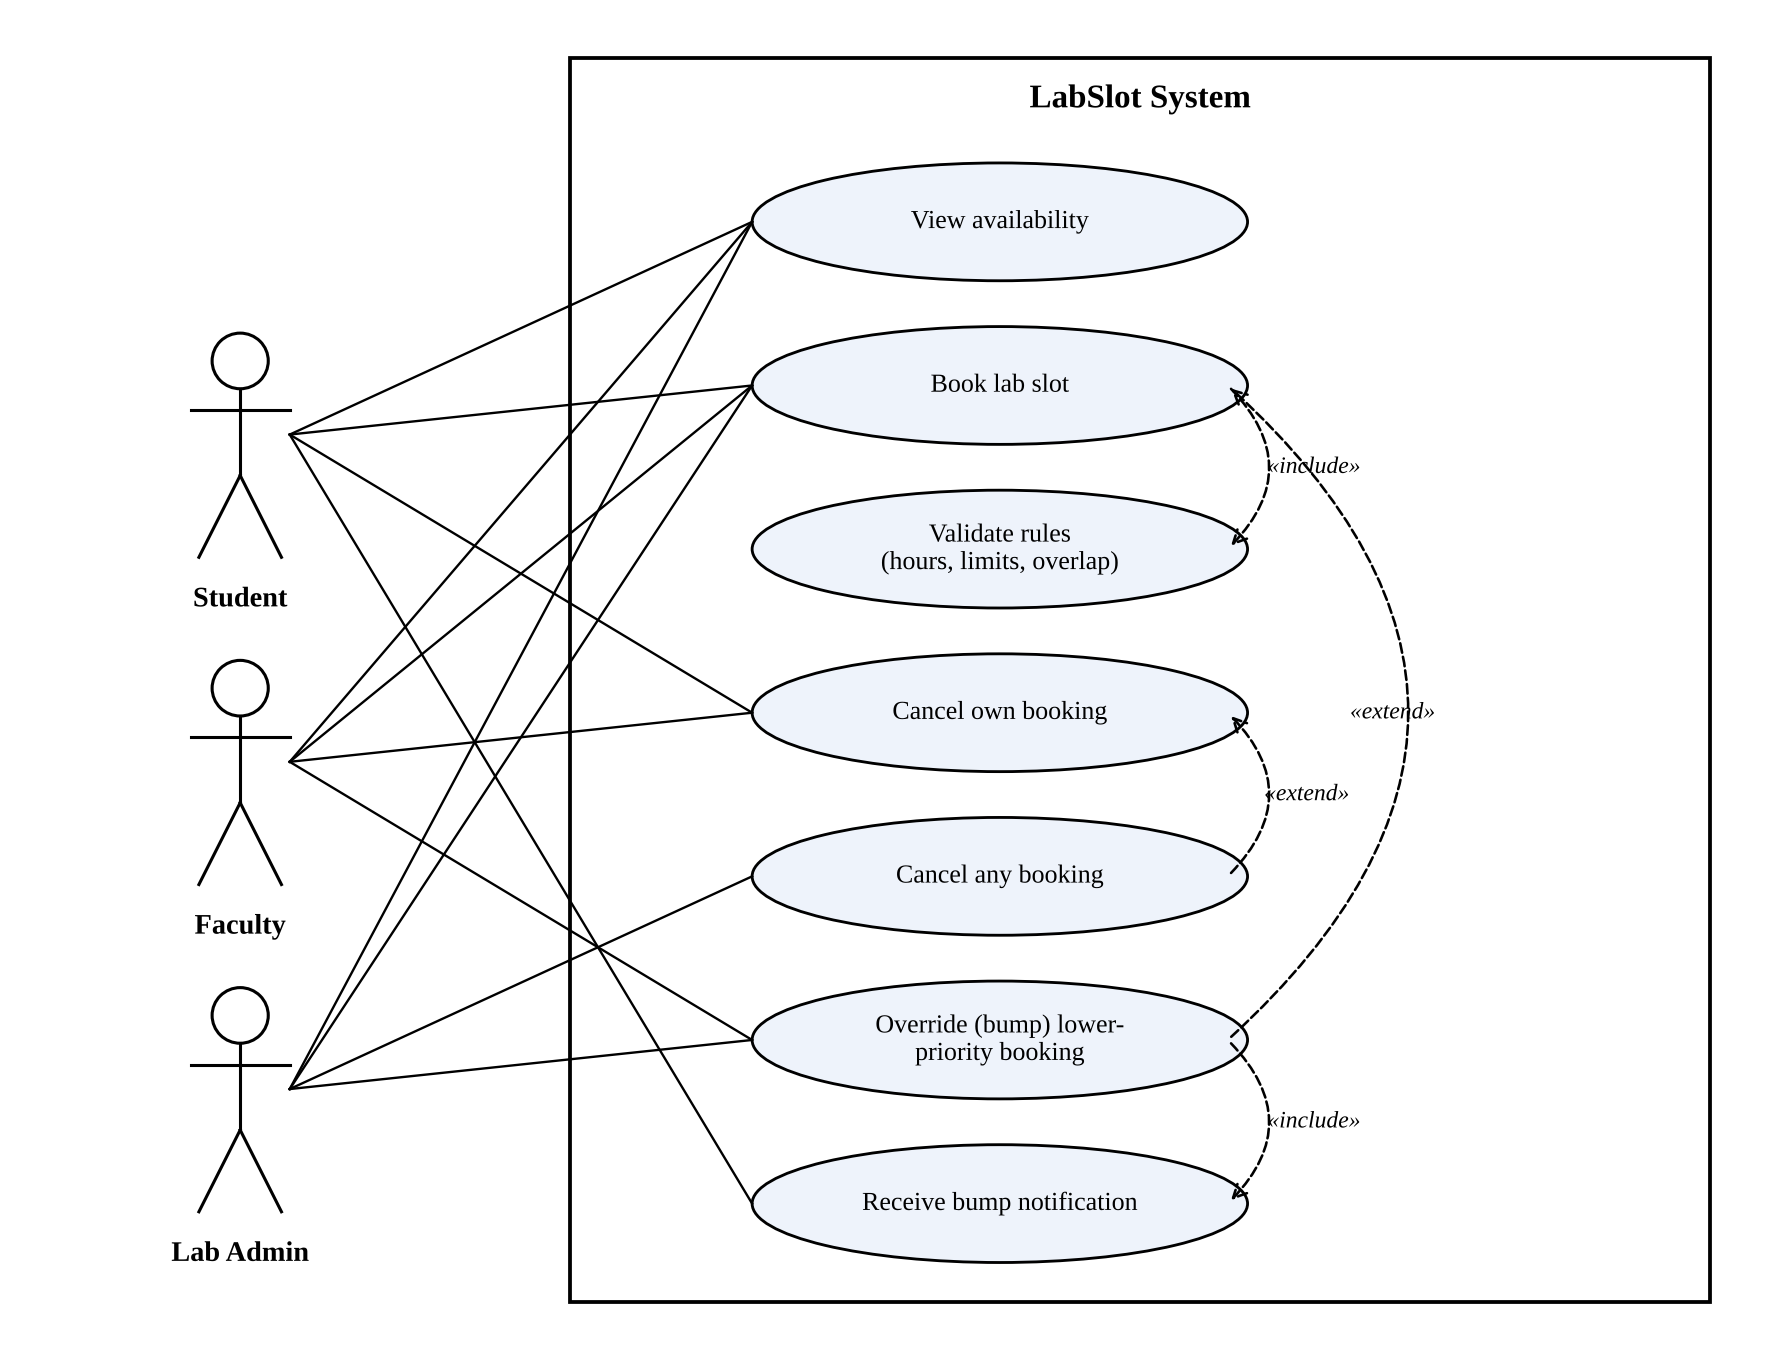

This figure's Python source:
import matplotlib
matplotlib.use("Agg")
import matplotlib.pyplot as plt
from matplotlib.patches import Ellipse, Rectangle, Circle, FancyArrowPatch
plt.rcParams["font.family"] = "Liberation Serif"

fig, ax = plt.subplots(figsize=(10.5, 8))
ax.set_xlim(0, 10.5); ax.set_ylim(-0.4, 7.6); ax.axis("off")
ax.add_patch(Rectangle((3.3, -0.2), 6.9, 7.6, fill=False, lw=1.6))
ax.text(6.75, 7.1, "LabSlot System", ha="center", fontsize=14, weight="bold")

X, W, H = 5.9, 3.0, 0.72
rows = {"view": 6.4, "book": 5.4, "rules": 4.4, "cancel": 3.4, "cancelany": 2.4, "bump": 1.4, "notif": 0.4}
labels = {"view": "View availability", "book": "Book lab slot", "rules": "Validate rules\n(hours, limits, overlap)",
          "cancel": "Cancel own booking", "cancelany": "Cancel any booking",
          "bump": "Override (bump) lower-\npriority booking", "notif": "Receive bump notification"}
for k, y in rows.items():
    ax.add_patch(Ellipse((X, y), W, H, fc="#eef3fb", ec="black", lw=1.2))
    ax.text(X, y, labels[k], ha="center", va="center", fontsize=11)

def actor(x, y, name):
    ax.add_patch(Circle((x, y + 0.55), 0.17, fc="white", ec="black", lw=1.3))
    ax.plot([x, x], [y + 0.38, y - 0.15], "k", lw=1.3)
    ax.plot([x - 0.3, x + 0.3], [y + 0.25, y + 0.25], "k", lw=1.3)
    ax.plot([x, x - 0.25], [y - 0.15, y - 0.65], "k", lw=1.3)
    ax.plot([x, x + 0.25], [y - 0.15, y - 0.65], "k", lw=1.3)
    ax.text(x, y - 0.95, name, ha="center", fontsize=12, weight="bold")
    return (x + 0.3, y + 0.1)

A = {"Student": actor(1.3, 5.0, "Student"), "Faculty": actor(1.3, 3.0, "Faculty"), "Admin": actor(1.3, 1.0, "Lab Admin")}
links = {"Student": ["view", "book", "cancel", "notif"],
         "Faculty": ["view", "book", "cancel", "bump"],
         "Admin": ["view", "book", "cancelany", "bump"]}
for who, ts in links.items():
    for t in ts:
        ax.plot([A[who][0], X - W / 2], [A[who][1], rows[t]], color="black", lw=1.0)

def rel(src, dst, label, rad, dx):
    a = (X + W / 2 - 0.12, rows[src] if src != dst else rows[src])
    b = (X + W / 2 - 0.12, rows[dst])
    ax.add_patch(FancyArrowPatch(a, b, connectionstyle=f"arc3,rad={rad}", arrowstyle="->", mutation_scale=14,
                                 ls="--", lw=1.1, color="black"))
    ax.text(X + W / 2 + dx, (a[1] + b[1]) / 2, label, fontsize=10, style="italic", va="center", ha="left")

rel("book", "rules", "«include»", -0.5, 0.12)        # Book includes Validate
rel("bump", "book", "«extend»", 0.55, 0.62)           # Override extends Book
rel("bump", "notif", "«include»", -0.5, 0.12)         # Override includes Notification
rel("cancelany", "cancel", "«extend»", 0.5, 0.1)      # Cancel any extends Cancel own
plt.tight_layout()
plt.savefig("usecase.png", dpi=170)
